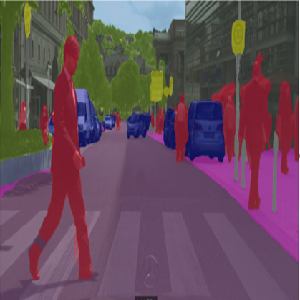
#> input picture CLASE1/CODIGOS/imagen5.png, 300 x 300 px
$ python basico_imagenes.py
#> lines starting #> are read from the running program, lines starting #| are printed output that depends on the picture
"""
ARREGLO DE 3 DIMENSIONES
"""
#---IMPORTAR HERRAMIENTAS NECESARIAS
import numpy as np
import cv2
#de matplotlib vamos a import solo el modulo pyplot
from matplotlib import pyplot as plt

#------------------------------------------------------------
#función imread() pertenece a la liberia opencv(cv2)
#Especificar ruta o solo el nombre(cuando se encuentra en la misma carpeta del archivo de python)
# -------------B-G-R------------------------
img=cv2.imread("imagen5.png")
#> img is the input picture: shape (300, 300, 3); mean B, G, R 90.7, 76.8, 102.5
#----------R-G-B-------------------
rgb=cv2.cvtColor(img,cv2.COLOR_BGR2RGB)
#CONVERTIR DE LA ESCALA BGR HACIA LA ESCALA GRAY
gris=cv2.cvtColor(img,cv2.COLOR_BGR2GRAY)
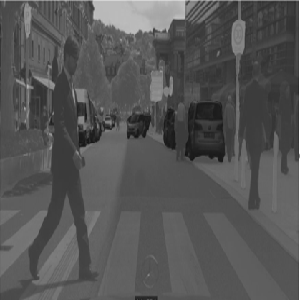
#> gris: shape (300, 300); min 18, max 255, mean 86.1
#ECUALIZAR EL HISTOGRAMA DE LA IMAGEN EN ESCALA DE GRIS
gris_equ=cv2.equalizeHist(gris)
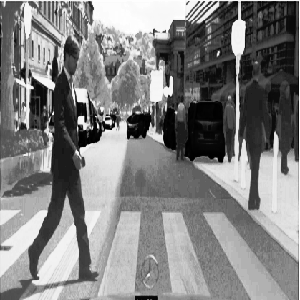
#> gris_equ: shape (300, 300); min 0, max 255, mean 129.8
#REALIZAR EL CALCULO DEL HISTOGRAMA
histo=cv2.calcHist([gris],[0],None,[256],[0,256])
#> histo = 256 values, max 3364 at index 85, min 0 at index 0, mean 351.6
#REALIZAR LA SIGUIENTE OPERACIÓN , RESULTADO EN FLOTANTE , DECIMALES
c=1.5
b=50
#realizar una copia de la matriz
I2=gris.copy()
#REALIZAR UN RECORRIDO SOBRE LAS FILAS Y COLUMNAS
#---------------------------------------------------------------------------------
forma=I2.shape
#> forma = (300, 300)
Nf=forma[0]
#> Nf = 300
Nc=forma[1]
#> Nc = 300
#recorrido sobre las filas
for x in range(Nf):
    #recorrido sobre las columnas
    for y in range(Nc):
        #saturación maxima
        if (c*gris[x,y]+b)>=255:
            I2[x,y]=255
        #saturación minima
        elif (c*gris[x,y]+b)<=0:
            I2[x,y]=0
        #dentro del intervalo
        else:
            I2[x,y]=c*gris[x,y]+b
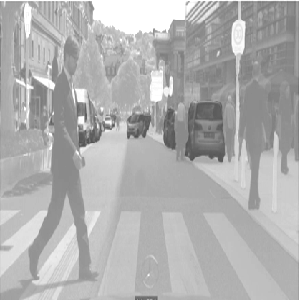
#> I2: shape (300, 300); min 77, max 255, mean 176.4

#---------------------------------------------------------------------------------
#CONVERTIR DE FLOTANTE A ENTERO DE 8 BITS SIN SIGNO()
I2=np.uint8(I2)
#HISTOGRAMA 2
histo2=cv2.calcHist([gris_equ],[0],None,[256],[0,256])
#> histo2 = 256 values, max 3364 at index 137, min 0 at index 14, mean 351.6
cv2.imshow("IMAGEN GRIS MODIFICADA",gris_equ)
#-------------------------------------------------
#COPIAR IMAGEN ORIGINAL Y ASIGNARLE A LA VARIABLE img2
img2=img.copy()
#ACCEDER A LA CAPA ROJA
img2[ :,: ,2]=0
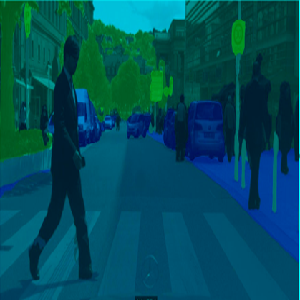
#> img2: shape (300, 300, 3); mean B, G, R 90.7, 76.8, 0
print("EL TIPO DE DATO ES;",img.dtype)
#| EL TIPO DE DATO ES; uint8
#uso de atributo shape
forma=img.shape
#> forma = (300, 300, 3)
#CREAR VARIABLE PARA ALMACENAR FILAS , COLUMNAS Y CANALES
nfils,ncols,canales=forma[0],forma[1],forma[2]
#> nfils = 300; ncols = 300; canales = 3
print("LA FORMA ES:",forma)
#| LA FORMA ES: (300, 300, 3)
print("FILAS:",nfils,"COLUMNAS:",ncols,"CANALES:",canales)
#| FILAS: 300 COLUMNAS: 300 CANALES: 3
print("FORMA DE LA IMAGEN ESCALA DE GRISES ",gris.shape)
#| FORMA DE LA IMAGEN ESCALA DE GRISES  (300, 300)
#MOSTRAR LA IMAGEN
#---------B-G-R
cv2.imshow(" IMAGEN ORIGINAL",img)
cv2.imshow("IMAGEN SIN ROJO",img2)
#MOSTRAR IMAGEN EN ESCALA DE GRISES
cv2.imshow("IMAGEN EN ESCALA GRAY",gris)
#ESPERAR UN TECLA PARA FINALIZAR EL PROGRAMA
cv2.waitKey(0)
#cv2.destroyAllWindows()
plt.subplot(121)
plt.plot(histo)
plt.title("HISTOGRAMA ")
plt.xlabel("NIVEL DE INTENSIDAD")
plt.ylabel("NÚMERO DE PIXELS")
plt.subplot(122)
plt.plot(histo2)
plt.title("HISTOGRAMA ")
plt.xlabel("NIVEL DE INTENSIDAD")
plt.ylabel("NÚMERO DE PIXELS")
plt.show()
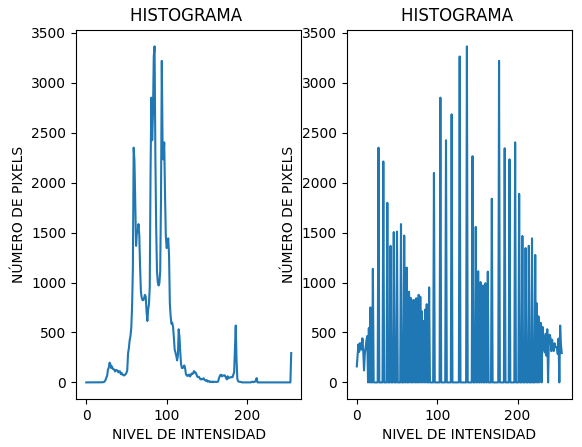
#> figure drawn by matplotlib, 2 panels; panel 1: curve peaks at x = 85, y = 3364; panel 2: curve peaks at x = 137, y = 3364
cv2.destroyAllWindows()
print("FIN DEL CODIGO")
